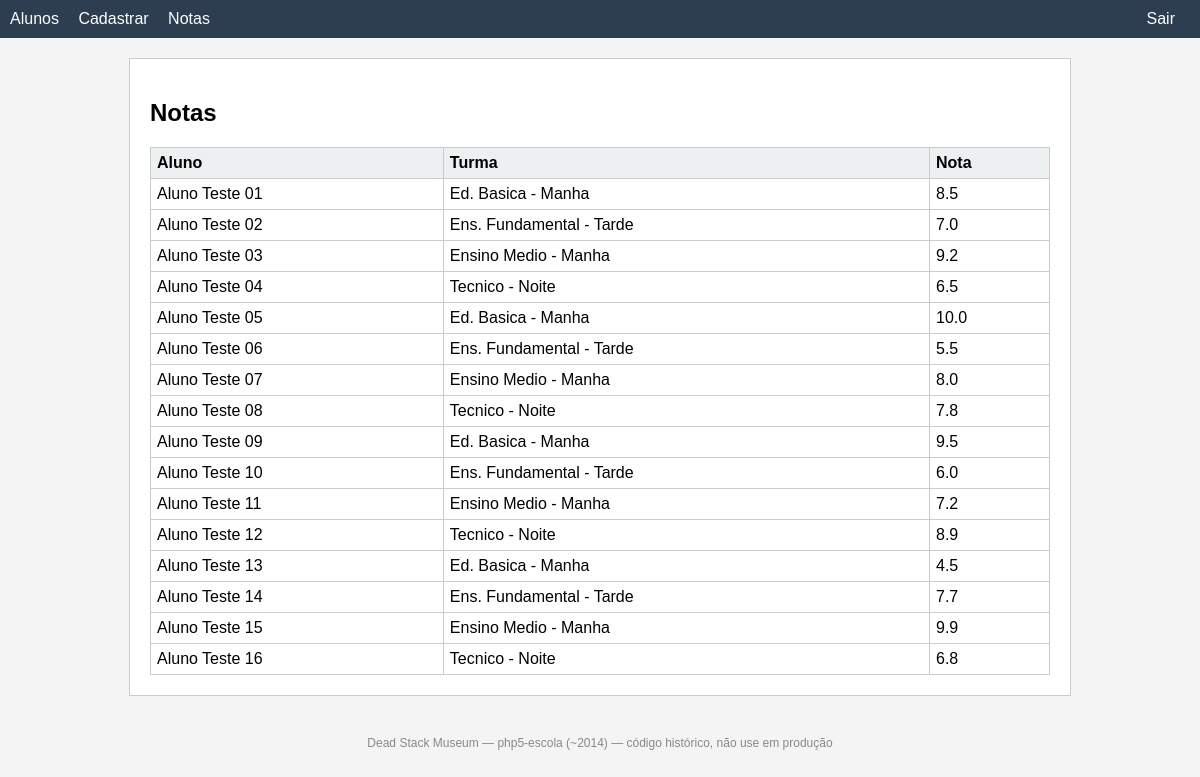
The app's page /notas.php (signed in) with its own data.
### tables this page shows
CREATE TABLE notas (
  id       INT AUTO_INCREMENT PRIMARY KEY,
  aluno_id INT NOT NULL,
  turma_id INT NOT NULL,
  nota     DECIMAL(4,1) NOT NULL
);

CREATE TABLE alunos (
  id    INT AUTO_INCREMENT PRIMARY KEY,
  nome  VARCHAR(100) NOT NULL,
  nivel TINYINT NOT NULL,
  email VARCHAR(120) DEFAULT NULL,
  foto  VARCHAR(255) DEFAULT NULL
);

CREATE TABLE turmas (
  id        INT AUTO_INCREMENT PRIMARY KEY,
  codigo    VARCHAR(20) NOT NULL,
  descricao VARCHAR(100) NOT NULL
);

### notas.php (the view, shortened to what this page needs)
<?php
include "conexao.php";
include "includes/header.php";
$sql = "SELECT a.nome, t.descricao, n.nota
        FROM notas n
        JOIN alunos a ON a.id = n.aluno_id
        JOIN turmas t ON t.id = n.turma_id
        ORDER BY a.nome, t.codigo";
$res = mysqli_query($conexao, $sql) or die("falha ao listar notas!");
?>
<div class="caixa">
<h2>Notas</h2>
<table>
<tr><th>Aluno</th><th>Turma</th><th>Nota</th></tr>
<?php while ($l = mysqli_fetch_row($res)): ?>
<tr>
  <td><?= htmlspecialchars($l[0]) ?></td>
  <td><?= htmlspecialchars($l[1]) ?></td>
  <td><?= number_format($l[2], 1) ?></td>
</tr>
<?php endwhile; ?>
</table>
</div>
<?php include "includes/footer.php"; mysqli_close($conexao); ?>

### includes/header.php (style rules this page uses)
body { font-family:Arial,sans-serif;background:#f4f4f4;margin:0 }
.caixa { background:#fff;margin:20px auto;padding:20px;max-width:900px;border:1px solid #ccc }
table { border-collapse:collapse;width:100% }
th,td { border:1px solid #ccc;padding:6px;text-align:left }
th { background:#ecf0f1 }

### records on screen
notas: aluno.nome "Aluno Teste 01", turma.descricao "Ed. Basica - Manha", nota "8.5"
notas: aluno.nome "Aluno Teste 02", turma.descricao "Ens. Fundamental - Tarde", nota "7.0"
notas: aluno.nome "Aluno Teste 03", turma.descricao "Ensino Medio - Manha", nota "9.2"
notas: aluno.nome "Aluno Teste 04", turma.descricao "Tecnico - Noite", nota "6.5"
notas: aluno.nome "Aluno Teste 05", turma.descricao "Ed. Basica - Manha", nota "10.0"
notas: aluno.nome "Aluno Teste 06", turma.descricao "Ens. Fundamental - Tarde", nota "5.5"
notas: aluno.nome "Aluno Teste 07", turma.descricao "Ensino Medio - Manha", nota "8.0"
notas: aluno.nome "Aluno Teste 08", turma.descricao "Tecnico - Noite", nota "7.8"
notas: aluno.nome "Aluno Teste 09", turma.descricao "Ed. Basica - Manha", nota "9.5"
notas: aluno.nome "Aluno Teste 10", turma.descricao "Ens. Fundamental - Tarde", nota "6.0"
notas: aluno.nome "Aluno Teste 11", turma.descricao "Ensino Medio - Manha", nota "7.2"
notas: aluno.nome "Aluno Teste 12", turma.descricao "Tecnico - Noite", nota "8.9"
notas: aluno.nome "Aluno Teste 13", turma.descricao "Ed. Basica - Manha", nota "4.5"
notas: aluno.nome "Aluno Teste 14", turma.descricao "Ens. Fundamental - Tarde", nota "7.7"
notas: aluno.nome "Aluno Teste 15", turma.descricao "Ensino Medio - Manha", nota "9.9"
notas: aluno.nome "Aluno Teste 16", turma.descricao "Tecnico - Noite", nota "6.8"
